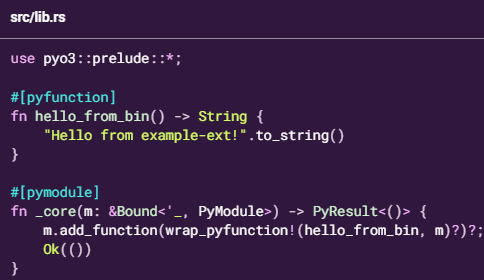
#> input picture notes/Python project/images/librs.png, 484 x 280 px
$ jupyter execute creating-python-project-with-extension-modules.ipynb
#> lines starting #> are read from the running program, lines starting #| are printed output that depends on the picture
### Creating python project using extension modules:

- most python projects are "pure Python", meaning they do not define modules in other languages like C, C++, FORTRAN, or Rust
- however, projects with extension modules are often used for performance sensitive code.

Creating a project with an extension module requires choosing an alternative build system:
- maturin (RUST projects)
- scikit-build-core (C, C++, FORTRAN, Cython)

maturin (RUST projects)

```uv init --build-backend maturin example-ext```

[cell 1]
"""
example-ext
├── .gitignore
├── .python-version
├── Cargo.toml (RUST package installer)
├── README.md
└── pyproject.toml
└── src
    ├── lib.rs
    └── example_ext
        └── __init__.py
        └── _core.pyi
"""

- ```src/lib.rs``` file contains the code shown below

[cell 2]
from PIL import Image
from IPython.display import display

img = Image.open('images/librs.png')
#> img is the input picture: PIL image 484x280 RGBA; mean R, G, B, A 56, 33.3, 68.5, 255
new_image = img.resize((510, 300))
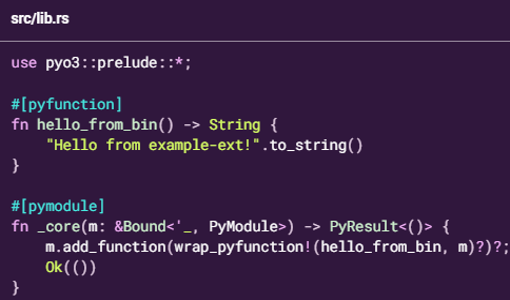
#> new_image: PIL image 510x300 RGBA; mean R, G, B, A 56, 33.3, 68.5, 255
display(new_image)


$ run again, with notes/Python project/images/complete.png copied over notes/Python project/images/librs.png
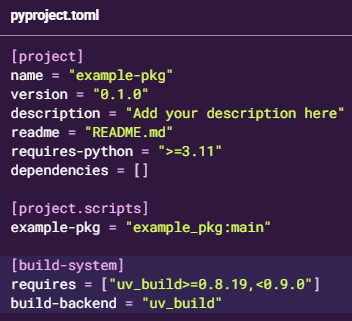
#> input picture notes/Python project/images/complete.png, 352 x 321 px
#> img is the input picture: PIL image 352x321 RGBA; mean R, G, B, A 61.5, 40.2, 73.4, 255
#> `new_image = img.resize((510, 300))`:
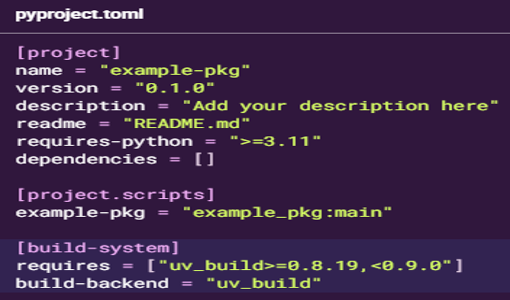
#> new_image: PIL image 510x300 RGBA; mean R, G, B, A 61.5, 40.2, 73.4, 255

$ run again, with notes/Python project/images/lib.png copied over notes/Python project/images/librs.png
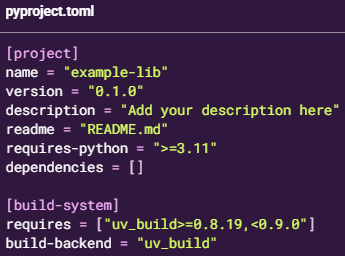
#> input picture notes/Python project/images/lib.png, 345 x 256 px
#> img is the input picture: PIL image 345x256 RGBA; mean R, G, B, A 61.9, 39.3, 70.7, 255
#> `new_image = img.resize((510, 300))`:
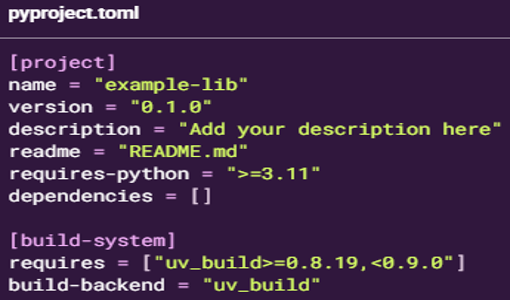
#> new_image: PIL image 510x300 RGBA; mean R, G, B, A 61.9, 39.3, 70.7, 255

$ run again, with notes/Python project/images/locking_disable.png copied over notes/Python project/images/librs.png
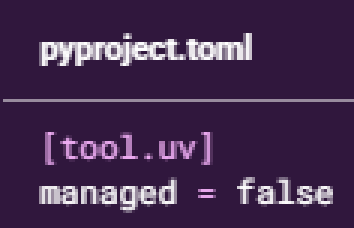
#> input picture notes/Python project/images/locking_disable.png, 118 x 76 px (shown 3 times larger)
#> img is the input picture: PIL image 118x76 RGBA; mean R, G, B, A 66.4, 42.5, 78.3, 255
#> `new_image = img.resize((510, 300))`:
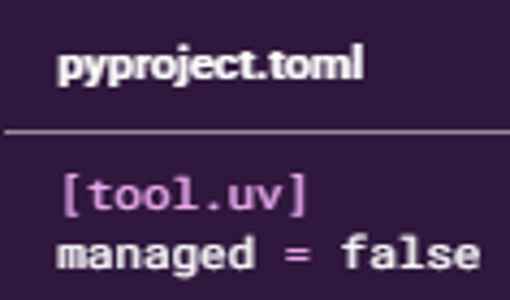
#> new_image: PIL image 510x300 RGBA; mean R, G, B, A 66.3, 42.5, 78.2, 255
